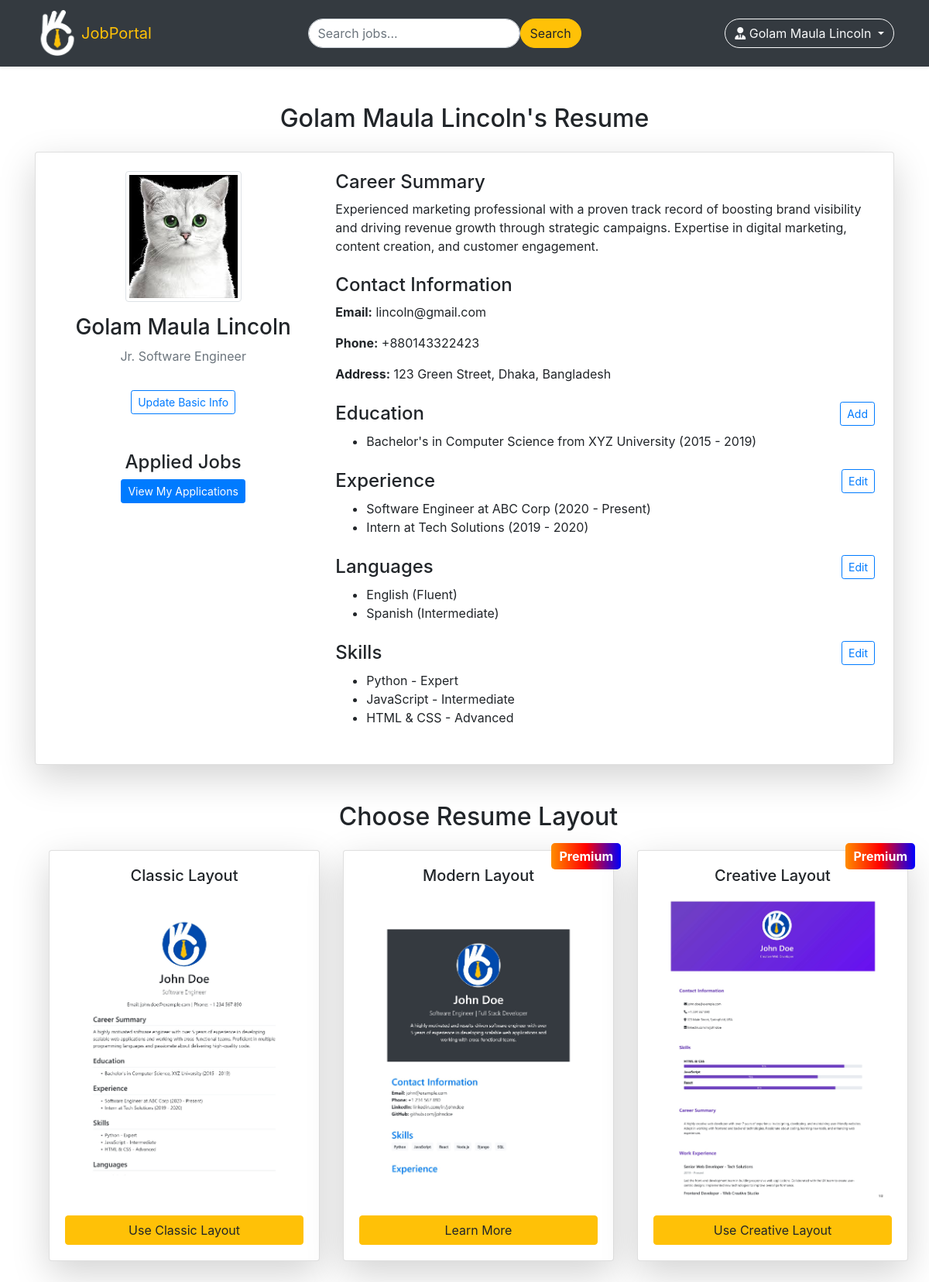
The app's page /previewResume/ (signed in) with its own data.
### myApp/models.py (models this page shows, shortened)
class Custom_User(AbstractUser):
    USER = [
        ('seeker', 'Job Seeker'),
        ('recruiter', 'Recruiter')
    ]
    user_type = models.CharField(choices=USER, max_length=40, null=True)

class Resume_Model(models.Model):
    user = models.ForeignKey(Custom_User, null=True, on_delete=models.CASCADE)
    designation = models.CharField(max_length=100, null=True)
    date_of_birth = models.DateField(max_length=20, null=True)
    profile_pic = models.ImageField(upload_to='Media/Profile_Pic')
    contact_number = models.CharField(max_length=20, null=True)
    address = models.CharField(max_length=150, null=True)
    career_summary = models.TextField(max_length=500, null=True)

### myProject/views.py (the view)
# urls.py: path('previewResume/', previewResume, name='previewResume'),
@login_required
def previewResume(req):
    current_user = req.user
    try:
        user_basic_info = get_object_or_404(Resume_Model,user=current_user)
    except Http404:
        messages.warning(req, "Sorry! You haven't created your resume yet")
        return redirect('createResume')
    context = {
        'basic_info':user_basic_info,
    }
    return render(req, 'job_seeker/preview-resume.html',context)

### templates/job_seeker/preview-resume.html (shortened to what this page needs)
{% extends 'common/master.html' %}
{% load static %}
{% block body %}
<div class="container mt-5">
    <h2 class="text-center mb-4">{{ user.get_full_name }}'s Resume</h2>
    <div class="card shadow-lg p-4">
        <div class="row">
            <div class="col-md-4 text-center">
                <img src="/{{basic_info.profile_pic}}" class="img-thumbnail" alt="Profile Picture" width="150">
                <h3 class="mt-3">{{ user.get_full_name }}</h3>
                <p class="text-muted">{{basic_info.designation}}</p>
                <a href="{% url 'updateBasicInfo' %}" class="btn btn-outline-primary btn-sm mt-3">Update Basic Info</a>
                <div class="mb-4 mt-5">
                    <h4 class="mt-3">Applied Jobs</h4>
                    <a href="{% url 'appliedJobs' %}" class="btn btn-primary btn-sm">View My Applications</a>
                </div>
            </div>
            <div class="col-md-8">
                <div class="mb-4">
                    <h4 class="d-flex justify-content-between align-items-center">
                        Career Summary
                    </h4>
                    <p>
                        {{basic_info.career_summary}}
                    </p>
                </div>
                <div class="mb-4">
                    <h4 class="d-flex justify-content-between align-items-center">
                        Contact Information
                    </h4>
                    <p><strong>Email:</strong> {{user.email}}</p>
                    <p><strong>Phone:</strong> {{basic_info.contact_number}}</p>
                    <p><strong>Address:</strong> {{basic_info.address}}</p>
                </div>
                <div class="mb-4">
                    <h4 class="d-flex justify-content-between align-items-center">
                        Education
                        {% if education %}
                        <a href="/addEducation" class="btn btn-outline-primary btn-sm">Edit</a>
                        {% else %}
                        <a href="{% url 'addEducation' %}" class="btn btn-outline-primary btn-sm">Add</a>
                        {% endif %}
                    </h4>
                    <ul>
                        <li>Bachelor's in Computer Science from XYZ University (2015 - 2019)</li>
                    </ul>
                </div>
                <div class="mb-4">
                    <h4 class="d-flex justify-content-between align-items-center">
                        Experience
                        <a href="/editExperience" class="btn btn-outline-primary btn-sm">Edit</a>
                    </h4>
                    <ul>
                        <li>Software Engineer at ABC Corp (2020 - Present)</li>
                        <li>Intern at Tech Solutions (2019 - 2020)</li>
                    </ul>
                </div>
                <div class="mb-4">
                    <h4 class="d-flex justify-content-between align-items-center">
                        Languages
                        <a href="/editLanguages" class="btn btn-outline-primary btn-sm">Edit</a>
                    </h4>
                    <ul>
                        <li>English (Fluent)</li>
                        <li>Spanish (Intermediate)</li>
                    </ul>
                </div>
                <div class="mb-4">
                    <h4 class="d-flex justify-content-between align-items-center">
                        Skills
                        <a href="/editSkills" class="btn btn-outline-primary btn-sm">Edit</a>
                    </h4>
                    <ul>
                        <li>Python - Expert</li>
                        <li>JavaScript - Intermediate</li>
                        <li>HTML & CSS - Advanced</li>
                    </ul>
                </div>
            </div>
        </div>
    </div>
</div>
<div class="container m-5">
    <h2 class="text-center mb-4">Choose Resume Layout</h2>
    <div class="row">
        <div class="col-md-4">
            <div class="card shadow-lg">
                <div class="card-body">
                    <h5 class="card-title text-center">Classic Layout</h5>
                    <img src="{% static 'img/classic-layout.jpg' %}" alt="Classic Layout" class="img-fluid mb-3">
                    <a href="{% url 'classicLayout' %}" class="btn btn-warning btn-block">Use Classic
                        Layout</a>
                </div>
            </div>
        </div>
        <div class="col-md-4 position-relative">
            <div class="card shadow-lg">
                <div class="card-body">
                    <div class="position-absolute pro-badge" style="top: -10px; right: -10px; padding: 5px 10px; font-weight: bold;
                background: linear-gradient(to right, #ff8c00, #f00, #00f); color: white; border-radius: 5px;">
                        Premium
                    </div>
                    <h5 class="card-title text-center">Modern Layout</h5>
                    <img src="{% static 'img/mordern-layout.jpg' %}" alt="Modern Layout" class="img-fluid mb-3">
                    <button type="button" class="btn btn-warning btn-block" data-toggle="modal"
                        data-target="#modernLayoutModal">
                        Learn More
                    </button>
                </div>
            </div>
        </div>
        <div class="col-md-4">
            <div class="card shadow-lg">
                <div class="card-body">
                    <div class="position-absolute pro-badge" style="top: -10px; right: -10px; padding: 5px 10px; font-weight: bold;
                 background: linear-gradient(to right, #ff8c00, #f00, #00f); color: white; border-radius: 5px;">
                        Premium
                    </div>
                    <h5 class="card-title text-center">Creative Layout</h5>
                    <img src="{% static 'img/creative-layout.jpg' %}" alt="Creative Layout" class="img-fluid mb-3">
                    <a href="{% url 'creativeLayout' %}" class="btn btn-warning btn-block">Use Creative
                        Layout</a>
                </div>
            </div>
        </div>
    </div>
</div>
{% endblock body %}

### templates/common/master.html (shortened to what this page needs)
<!DOCTYPE html>
{% load static %}
<html lang="en">
<head>
    <link href="https://stackpath.bootstrapcdn.com/bootstrap/4.5.2/css/bootstrap.min.css" rel="stylesheet">
    <link rel="stylesheet" href="{% static 'css/style.css' %}">
    <link href="
    https://cdn.jsdelivr.net/npm/sweetalert2@11.14.1/dist/sweetalert2.min.css
    " rel="stylesheet">
</head>
<body>
    {% include 'includes/navbar.html' %}
    {% block body %}
    {% endblock body %}
</body>
</html>

### templates/includes/navbar.html (shortened to what this page needs)
{% load static %}
<nav class="navbar navbar-expand-lg navbar-dark bg-dark shadow-sm">
    <div class="container">
        <a class="navbar-brand fix-logo" href="{% url 'homePage' %}">
            <img src="{% static 'img/logo.png' %}" alt="JobPortal" width="60" height="60"
                class="d-inline-block align-text-top">
            <span class="text-warning">JobPortal</span>
        </a>
        <div class="collapse navbar-collapse" id="navbarNav">
            <ul class="navbar-nav mx-auto">
                <li class="nav-item">
                    <form class="d-flex">
                        <input class="form-control me-2 rounded-pill" type="search" placeholder="Search jobs..."
                            aria-label="Search">
                        <button class="btn btn-warning rounded-pill" type="submit">Search</button>
                    </form>
                </li>
            </ul>
            {% if user.is_authenticated %}
            <div class="dropdown">
                <button class="btn btn-outline-light dropdown-toggle rounded-pill" type="button" id="dropdownMenuButton"
                    data-bs-toggle="dropdown" aria-expanded="false">
                    <i class="fa-solid fa-user-tie"></i> {{ user.get_full_name }}
                </button>
            </div>
            {% else %}
            <div class="d-flex">
                <a class="btn btn-warning rounded-pill me-2 mr-2" href="{% url 'loginPage' %}">Login</a>
                <a class="btn btn-warning rounded-pill" href="{% url 'registerPage' %}"> Sign Up</a>
            </div>
            {% endif %}
        </div>
    </div>
</nav>

### static/css/style.css (style rules this page uses)
.fix-logo { display: flex; justify-content: center; align-items: center; }

### records on screen
Custom_User: get_full_name "Golam Maula Lincoln", email "lincoln@gmail.com"
Resume_Model: profile_pic (picture), designation "Jr. Software Engineer", career_summary "Experienced marketing professional with a proven track record of boosting brand visibility and driving revenue growth through strategic campaigns. Expertise in digital marketing, content creation, and customer engagement.", contact_number "+880143322423", address "123 Green Street, Dhaka, Bangladesh"
